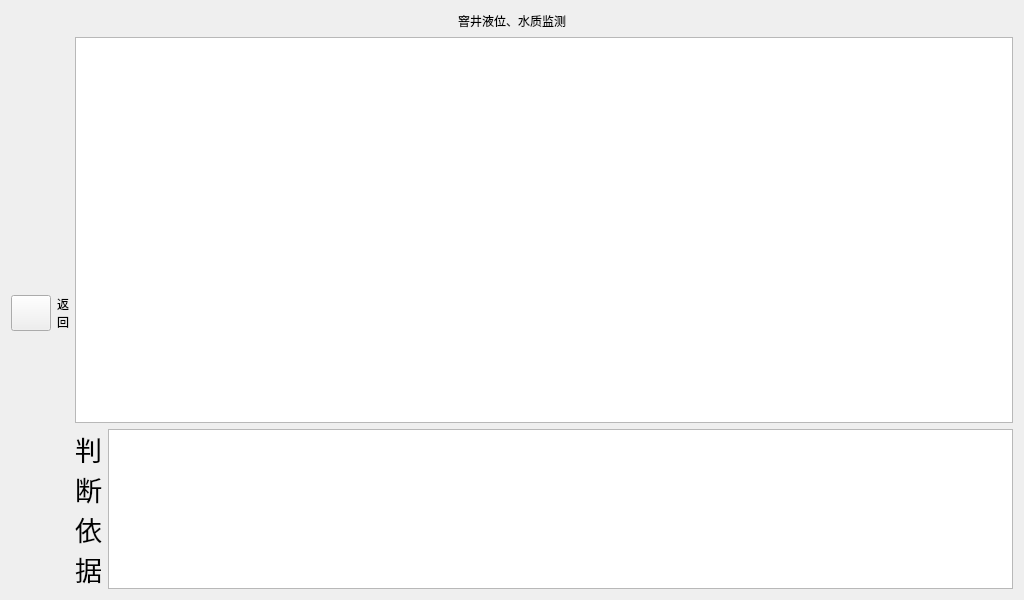
<?xml version="1.0" encoding="UTF-8"?>
<ui version="4.0">
 <class>date3Shaft</class>
 <widget class="QWidget" name="date3Shaft">
  <property name="geometry">
   <rect>
    <x>0</x>
    <y>0</y>
    <width>1024</width>
    <height>600</height>
   </rect>
  </property>
  <property name="windowTitle">
   <string>Form</string>
  </property>
  <layout class="QVBoxLayout" name="verticalLayout_3">
   <item>
    <layout class="QHBoxLayout" name="horizontalLayout_3">
     <item>
      <spacer name="horizontalSpacer">
       <property name="orientation">
        <enum>Qt::Horizontal</enum>
       </property>
       <property name="sizeHint" stdset="0">
        <size>
         <width>40</width>
         <height>20</height>
        </size>
       </property>
      </spacer>
     </item>
     <item>
      <widget class="QLabel" name="label">
       <property name="text">
        <string>窨井液位、水质监测</string>
       </property>
      </widget>
     </item>
     <item>
      <spacer name="horizontalSpacer_2">
       <property name="orientation">
        <enum>Qt::Horizontal</enum>
       </property>
       <property name="sizeHint" stdset="0">
        <size>
         <width>40</width>
         <height>20</height>
        </size>
       </property>
      </spacer>
     </item>
    </layout>
   </item>
   <item>
    <layout class="QHBoxLayout" name="horizontalLayout">
     <item>
      <layout class="QVBoxLayout" name="verticalLayout_2">
       <item>
        <spacer name="verticalSpacer">
         <property name="orientation">
          <enum>Qt::Vertical</enum>
         </property>
         <property name="sizeHint" stdset="0">
          <size>
           <width>20</width>
           <height>40</height>
          </size>
         </property>
        </spacer>
       </item>
       <item>
        <layout class="QHBoxLayout" name="horizontalLayout_2">
         <item>
          <widget class="QPushButton" name="pushButton">
           <property name="sizePolicy">
            <sizepolicy hsizetype="Minimum" vsizetype="Minimum">
             <horstretch>0</horstretch>
             <verstretch>0</verstretch>
            </sizepolicy>
           </property>
           <property name="text">
            <string/>
           </property>
          </widget>
         </item>
         <item>
          <widget class="QLabel" name="label_2">
           <property name="text">
            <string>返
回</string>
           </property>
          </widget>
         </item>
        </layout>
       </item>
       <item>
        <spacer name="verticalSpacer_2">
         <property name="orientation">
          <enum>Qt::Vertical</enum>
         </property>
         <property name="sizeHint" stdset="0">
          <size>
           <width>20</width>
           <height>40</height>
          </size>
         </property>
        </spacer>
       </item>
      </layout>
     </item>
     <item>
      <layout class="QVBoxLayout" name="verticalLayout" stretch="4,1">
       <item>
        <widget class="QTableView" name="tableView"/>
       </item>
       <item>
        <layout class="QHBoxLayout" name="horizontalLayout_4" stretch="0,0">
         <item>
          <widget class="QLabel" name="label_3">
           <property name="font">
            <font>
             <pointsize>20</pointsize>
            </font>
           </property>
           <property name="text">
            <string>判
断
依
据</string>
           </property>
          </widget>
         </item>
         <item>
          <widget class="QTableView" name="tableView_2"/>
         </item>
        </layout>
       </item>
      </layout>
     </item>
    </layout>
   </item>
  </layout>
 </widget>
 <resources/>
 <connections/>
</ui>
